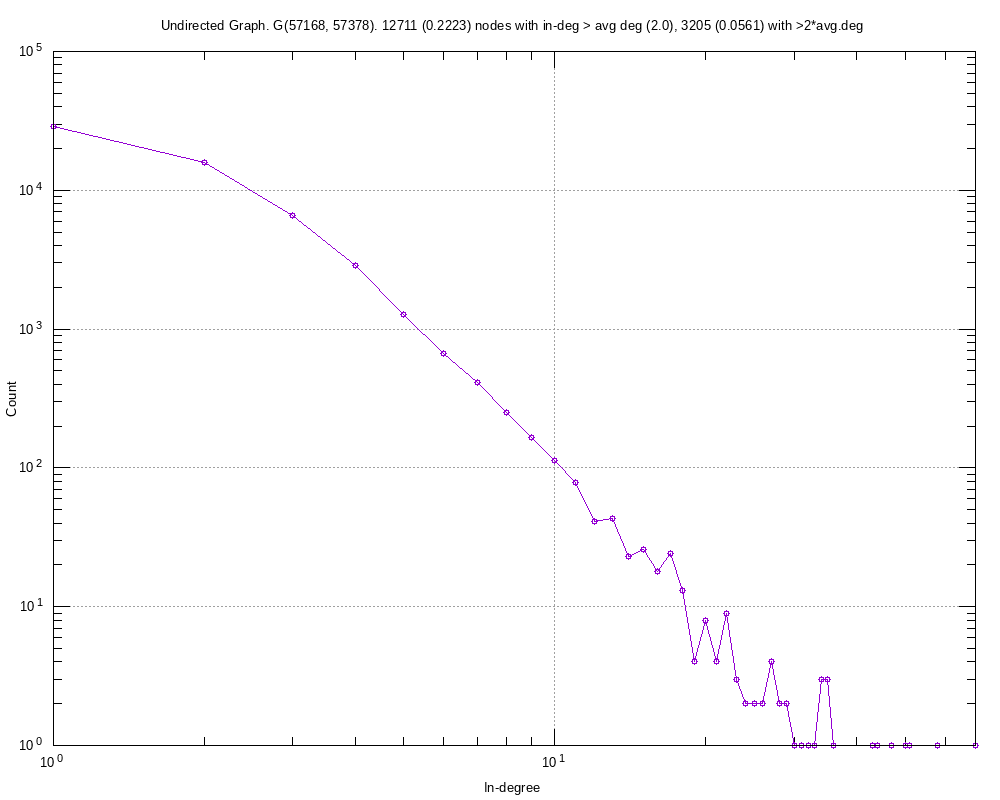

Write gnuplot code to recreate this figure.
#
# Undirected Graph. G(57168, 57378). 12711 (0.2223) nodes with in-deg > avg deg (2.0), 3205 (0.0561) with >2*avg.deg (Sat Sep 26 13:17:28 2020)
#

set title "Undirected Graph. G(57168, 57378). 12711 (0.2223) nodes with in-deg > avg deg (2.0), 3205 (0.0561) with >2*avg.deg"
set key bottom right
set logscale xy 10
set format x "10^{%L}"
set mxtics 10
set format y "10^{%L}"
set mytics 10
set grid
set xlabel "In-degree"
set ylabel "Count"
set tics scale 2
set terminal png font arial 10 size 1000,800
set output 'inDeg.deg_dist_amazon.elist.png'
plot 	"inDeg.deg_dist_amazon.elist.tab" using 1:2 title "" with linespoints pt 6
